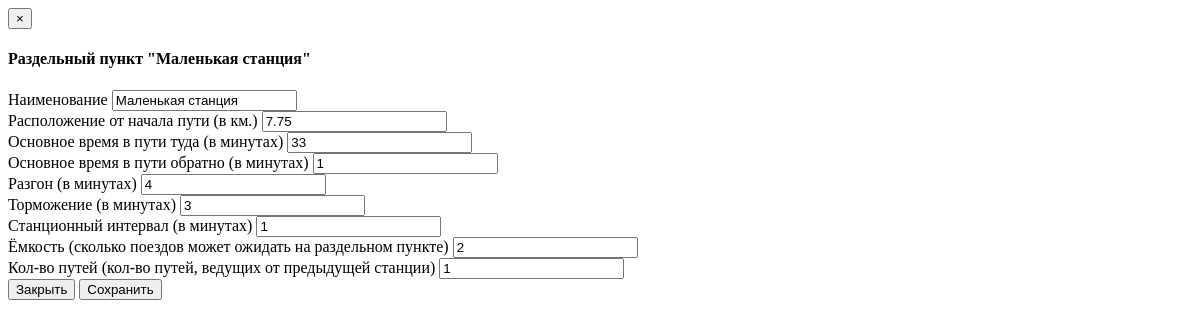
The app's page /track/1/switch/edit/1, older data.
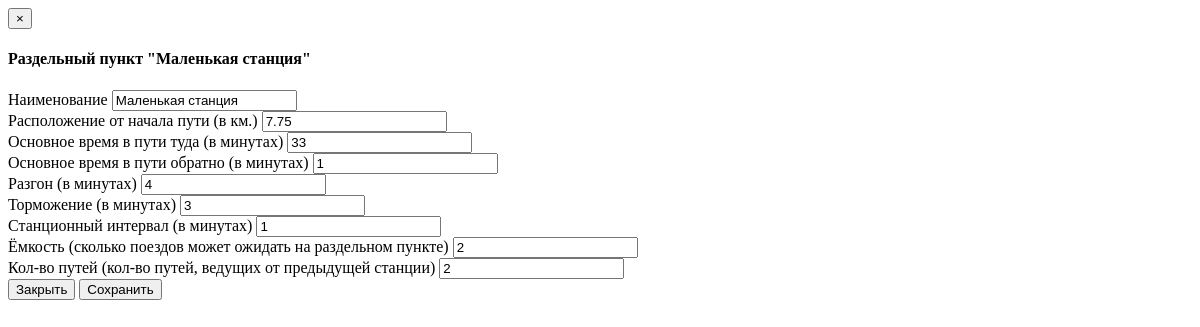
The same page, newer data.
### tutu/models.py (models this page shows, shortened)
class Switch(models.Model):
    track = models.ForeignKey(Track, on_delete=models.CASCADE)
    position = models.DecimalField(max_digits=7, decimal_places=2)
    name = models.TextField()
    number_of_tracks = models.IntegerField(default=1)
    trains_fit = models.IntegerField(default=1)
    is_start = models.BooleanField(default=False)
    is_end = models.BooleanField(default=False)
    mins_acc = models.IntegerField()
    mins_brk = models.IntegerField()
    mins_station = models.IntegerField(default=1)
    mins_main_fw = models.IntegerField()
    mins_main_bk = models.IntegerField(default=1)
    class Meta:
        ordering = ["position"]
        verbose_name_plural = "switches"

### tutu/views.py (the view, shortened to what this page needs)
# urls.py: url(r'^track/(?P<track_id>[0-9]*)/switch/edit/(?P<switch_id>[0-9]*)$', views.edit_switch, name="edit_switch"),
@csrf_exempt
def edit_switch(request, track_id, switch_id):
    try:
        t = Track.objects.get(pk=int(track_id))
        s = Switch.objects.get(pk=int(switch_id))
    except:
        return render(request, "error.html")
    context = {"switch": s, "track": t}
    return render(request, "edit_switch.html", context)

### tutu/views_sim.py (called while the page is built)
    def process_request(self, req):
        attr = '_dont_enforce_csrf_checks'
        if not getattr(req, attr, False):
            setattr(req, attr, True)

### templates/edit_switch.html (shortened to what this page needs)
<!DOCTYPE html>
<html lang="en">
<div>
    <form class="form-labels-on-top" action="{% url "edit_switch" track.id switch.id  %}" method="post">
        <div class="modal-header">
            <button type="button" class="close" data-dismiss="modal" aria-hidden="true">&times;</button>
            <h4 class="modal-title">Раздельный пункт "{{ switch.name }}"</h4>
        </div>
        <div class="modal-body">
            <div class="form-row">
                <label>
                    <span>Наименование</span>
                    <input type="text" name="switch_name" value="{{ switch.name }}">
                </label>
            </div>
            <div class="form-row">
                <label>
                    <span>Расположение от начала пути (в км.)</span>
                    <input type="number" step="0.01" name="switch_position" value="{{ switch.position }}">
                </label>
            </div>
            <div class="form-row">
                <label>
                    <span>Основное время в пути туда (в минутах)</span>
                    <input type="number" name="switch_main_fw" value="{{ switch.mins_main_fw }}">
                </label>
            </div>
            <div class="form-row">
                <label>
                    <span>Основное время в пути обратно (в минутах)</span>
                    <input type="number" name="switch_main_bk" value="{{ switch.mins_main_bk }}">
                </label>
            </div>
            <div class="form-row">
                <label>
                    <span>Разгон (в минутах)</span>
                    <input type="number" name="switch_acc" value="{{ switch.mins_acc }}">
                </label>
            </div>
            <div class="form-row">
                <label>
                    <span>Торможение (в минутах)</span>
                    <input type="number" name="switch_brk" value="{{ switch.mins_brk }}">
                </label>
            </div>
            <div class="form-row">
                <label>
                    <span>Станционный интервал (в минутах)</span>
                    <input type="number" name="switch_station" value="{{ switch.mins_station }}">
                </label>
            </div>
            <div class="form-row">
                <label>
                    <span>Ёмкость (сколько поездов может ожидать на раздельном пункте)</span>
                    <input type="number" name="switch_trains_fit" value="{{ switch.trains_fit }}">
                </label>
            </div>
            <div class="form-row">
                <label>
                    <span>Кол-во путей (кол-во путей, ведущих от предыдущей станции)</span>
                    <input type="number" name="switch_number_of_tracks" value="{{ switch.number_of_tracks }}">
                </label>
            </div>
        </div>
        <div class="modal-footer">
            <button type="button" class="btn btn-default" data-dismiss="modal">Закрыть</button>
            <button type="submit" class="btn btn-primary">Сохранить</button>
        </div>
    </form>
</div>
</html>

Row changes from the older to the newer data that the page shows:
changed Switch "Маленькая станция": switch_number_of_tracks "1" → "2"
